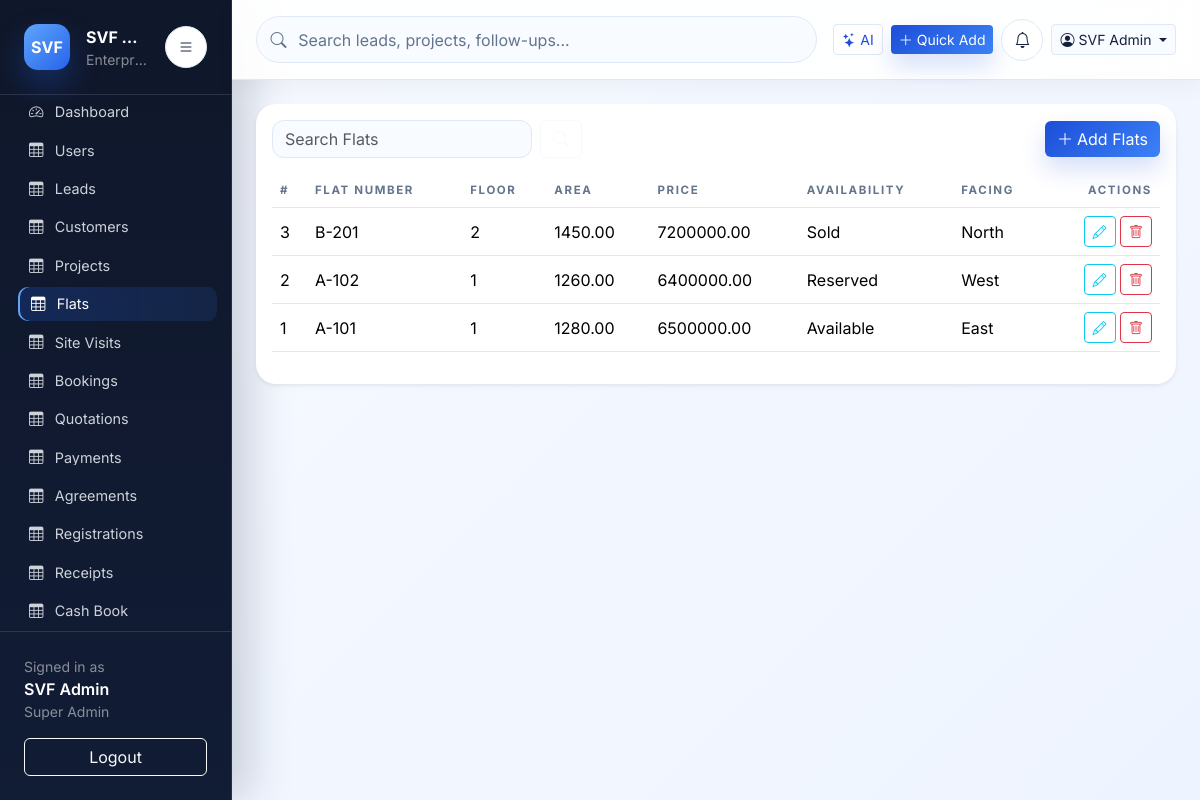
The app's page /flats/index.php (signed in) with its own data.
### tables this page shows
CREATE TABLE IF NOT EXISTS flats (
    id BIGINT UNSIGNED AUTO_INCREMENT PRIMARY KEY,
    project_id BIGINT UNSIGNED NULL,
    flat_number VARCHAR(50) NOT NULL,
    floor VARCHAR(50) NULL,
    area DECIMAL(12,2) NULL,
    facing VARCHAR(50) NULL,
    price DECIMAL(14,2) NULL,
    parking VARCHAR(100) NULL,
    availability VARCHAR(20) NOT NULL DEFAULT 'Available',
    image_path VARCHAR(255) NULL,
    created_at DATETIME NOT NULL DEFAULT CURRENT_TIMESTAMP,
    updated_at DATETIME NOT NULL DEFAULT CURRENT_TIMESTAMP ON UPDATE CURRENT_TIMESTAMP,
    INDEX idx_flats_project (project_id),
    INDEX idx_flats_availability (availability),
    CONSTRAINT fk_flats_project FOREIGN KEY (project_id) REFERENCES projects(id) ON DELETE SET NULL
);

### flats/index.php (called while the page is built, shortened)
<?php
require_once __DIR__ . '/../includes/module-handler.php';

### includes/functions.php (called while the page is built, shortened)
<?php
function env(string $key, mixed $default = null): mixed
{
    $value = $_ENV[$key] ?? getenv($key);
    return $value === false || $value === null || $value === '' ? $default : $value;
}
function config(string $key, mixed $default = null): mixed
{
    static $cache = [];
    [$file, $path] = array_pad(explode('.', $key, 2), 2, null);
    if (!isset($cache[$file])) {
        $configPath = __DIR__ . '/../config/' . $file . '.php';
        $cache[$file] = is_file($configPath) ? require $configPath : [];
    }
    if ($path === null) {
        return $cache[$file];
    }
    $value = $cache[$file];
    foreach (explode('.', $path) as $segment) {
        if (!is_array($value) || !array_key_exists($segment, $value)) {
            return $default;
        }
        $value = $value[$segment];
    }
    return $value;
}
function app_url(string $path = ''): string
{
    $base = rtrim((string)env('APP_URL', ''), '/');
    return $base . '/' . ltrim($path, '/');
}
function asset(string $path): string
{
    return app_url('assets/' . ltrim($path, '/'));
}
function e(mixed $value): string
{
    return htmlspecialchars((string)$value, ENT_QUOTES, 'UTF-8');
}
function current_user(): ?array
{
    return $_SESSION['user'] ?? null;
}
function current_script_folder(): string
{
    $scriptName = str_replace('\\', '/', $_SERVER['SCRIPT_NAME'] ?? '');
    return basename(dirname($scriptName));
}
function nav_active(array|string $folders): string
{
    $folders = (array)$folders;
    return in_array(current_script_folder(), $folders, true) ? 'active' : '';
}
function module_url(string $module, string $page = 'index.php', array $params = []): string
{
    $path = trim($module, '/') . '/' . ltrim($page, '/');
    if ($params) {
        $path .= '?' . http_build_query($params);
    }
    return app_url($path);
}

### config/app.php (called while the page is built, shortened)
<?php
return [
    'name' => env('APP_NAME', 'SVF Homes AI CRM'),
    'env' => env('APP_ENV', 'production'),
    'debug' => filter_var(env('APP_DEBUG', false), FILTER_VALIDATE_BOOL),
    'url' => env('APP_URL', ''),
    'timezone' => 'Asia/Kolkata',
    'currency' => 'INR',
    'currency_symbol' => '₹',
];

### config/permissions.php (called while the page is built, shortened)
<?php
return [
    'labours' => ['Super Admin', 'Admin', 'HR', 'Project Manager', 'Site Engineer', 'Supervisor'],
    'contractors' => ['Super Admin', 'Admin', 'HR', 'Project Manager', 'Site Engineer', 'Supervisor'],
    'labour_management' => ['Super Admin', 'Admin', 'HR', 'Project Manager', 'Site Engineer', 'Supervisor'],
    'employees' => ['Super Admin', 'Admin', 'HR'],
    'leave_requests' => ['Super Admin', 'Admin', 'HR'],
    'payrolls' => ['Super Admin', 'Admin', 'HR', 'Accountant'],
    'suppliers' => ['Super Admin', 'Admin', 'Project Manager', 'Accountant'],
    'materials' => ['Super Admin', 'Admin', 'Project Manager', 'Site Engineer'],
    'inventories' => ['Super Admin', 'Admin', 'Project Manager', 'Site Engineer'],
    'purchases' => ['Super Admin', 'Admin', 'Project Manager', 'Accountant'],
    'tasks' => ['Super Admin', 'Admin', 'Project Manager', 'Site Engineer', 'Supervisor'],
    'meetings' => ['Super Admin', 'Admin', 'Project Manager', 'Sales Manager', 'HR'],
    'sop_templates' => ['Super Admin', 'Admin', 'HR', 'Project Manager'],
    'sops' => ['Super Admin', 'Admin', 'HR', 'Project Manager'],
    'settings' => ['Super Admin', 'Admin'],
    'audit_logs' => ['Super Admin', 'Admin'],
    'land_acquisition' => ['Super Admin', 'Admin', 'Director', 'Land Manager', 'Legal Team', 'Accounts', 'Sales Manager', 'Employee', 'Site Engineer'],
];

### config/database.php (called while the page is built, shortened)
<?php
return [
    'host' => env('DB_HOST', '127.0.0.1'),
    'port' => env('DB_PORT', '3306'),
    'database' => env('DB_DATABASE', 'svf_homes_ai_crm'),
    'username' => env('DB_USERNAME', 'root'),
    'password' => env('DB_PASSWORD', ''),
    'charset' => 'utf8mb4',
];

### includes/module-handler.php (the view, shortened to what this page needs)
<?php
$scriptName = str_replace('\\', '/', $_SERVER['SCRIPT_NAME'] ?? '');
$modules = config('resources', []);
$moduleKey = $moduleKey ?? basename(dirname($scriptName));
$action = $action ?? pathinfo(basename($scriptName), PATHINFO_FILENAME);
$module = $modules[$moduleKey];
$db = \App\Core\Database::connection();
$table = $module['table'];
$fields = $module['fields'];
$columns = $module['columns'] ?? array_map(static fn(array $field) => $field['name'], $fields);
include __DIR__ . '/header.php';
if ($action !== 'delete') {
    include __DIR__ . '/sidebar.php';
    echo '<div class="crm-main flex-grow-1">';
    include __DIR__ . '/navbar.php';
    echo '<div class="container-fluid p-4">';
}
if ($action === 'index') {
    $search = trim((string)($_GET['q'] ?? ''));
    $sql = 'SELECT * FROM `' . $table . '`';
    $params = [];
    $sql .= ' ORDER BY id DESC LIMIT 200';
    $statement = $db->prepare($sql);
    $statement->execute($params);
    $records = $statement->fetchAll();
    ?>
    <div class="card crm-card border-0 shadow-sm">
        <div class="card-body">
            <div class="d-flex flex-wrap gap-2 justify-content-between align-items-center mb-3">
                <form class="d-flex gap-2" method="get">
                    <input type="search" name="q" value="<?= e($search) ?>" class="form-control" placeholder="Search <?= e($module['label']) ?>">
                    <button class="btn btn-outline-light" type="submit"><i class="bi bi-search"></i></button>
                </form>
                <a class="btn btn-accent" href="<?= e(module_url($moduleKey, 'add.php')) ?>"><i class="bi bi-plus-lg me-1"></i>Add <?= e($module['label']) ?></a>
            </div>
            <div class="table-responsive">
                <table class="table table-hover align-middle">
                    <thead>
                    <tr>
                        <th>#</th>
                        <?php foreach ($columns as $column): ?>
                            <th><?= e(ucwords(str_replace('_', ' ', $column))) ?></th>
                        <?php endforeach; ?>
                        <th class="text-end">Actions</th>
                    </tr>
                    </thead>
                    <tbody>
                    <?php foreach ($records as $row): ?>
                        <tr>
                            <td><?= e($row['id']) ?></td>
                            <?php foreach ($columns as $column): ?>
                                <td><?= e($row[$column] ?? '-') ?></td>
                            <?php endforeach; ?>
                            <td class="text-end">
                                <a href="<?= e(module_url($moduleKey, 'edit.php', ['id' => $row['id']])) ?>" class="btn btn-sm btn-outline-info"><i class="bi bi-pencil"></i></a>
                                <a href="<?= e(module_url($moduleKey, 'delete.php', ['id' => $row['id']])) ?>" class="btn btn-sm btn-outline-danger"><i class="bi bi-trash"></i></a>
                            </td>
                        </tr>
                    <?php endforeach; ?>
                    </tbody>
                </table>
            </div>
        </div>
    </div>
    <?php
}
    ?>
    <?php
if ($action !== 'delete') {
    echo '</div></div>';
}
include __DIR__ . '/footer.php';

### includes/header.php (shortened to what this page needs)
<?php
$authPage = $authPage ?? false;
$currentUser = current_user();
?>
<!doctype html>
<html lang="en">
<head>
    <link href="https://cdn.jsdelivr.net/npm/bootstrap@5.3.3/dist/css/bootstrap.min.css" rel="stylesheet">
    <link href="https://cdn.jsdelivr.net/npm/bootstrap-icons@1.11.3/font/bootstrap-icons.min.css" rel="stylesheet">
    <link href="https://cdn.jsdelivr.net/npm/boxicons@2.1.4/css/boxicons.min.css" rel="stylesheet">
    <link href="<?= e(asset('css/app.css')) ?>" rel="stylesheet">
</head>
<body class="<?= $authPage ? 'auth-shell' : 'crm-shell' ?>">
<?php if ($authPage): ?>
<div class="auth-shell-bg"></div>
<?php else: ?>
<div class="d-flex min-vh-100 crm-layout">
<?php endif; ?>

### includes/sidebar.php (shortened to what this page needs)
<?php
$resources = config('resources');
$menu = [
    ['key' => 'dashboard', 'label' => 'Dashboard', 'icon' => 'bi-speedometer2', 'url' => module_url('dashboard')],
];
foreach ($resources as $resourceKey => $resourceMeta) {
    $menu[] = [
        'key' => $resourceKey,
        'label' => $resourceMeta['label'] ?? ucfirst($resourceKey),
        'icon' => 'bi-table',
        'url' => app_url($resourceMeta['route'] ?? '/' . ltrim($resourceKey, '/')),
    ];
}
$menu = array_merge($menu, [
    ['key' => 'reports', 'label' => 'Reports', 'icon' => 'bi-bar-chart-line', 'url' => app_url('/reports')],
    ['key' => 'ai', 'label' => 'AI Assistant', 'icon' => 'bi-stars', 'url' => app_url('/ai')],
    ['key' => 'users', 'label' => 'Users', 'icon' => 'bi-person-badge', 'url' => app_url('/users')],
    ['key' => 'settings', 'label' => 'Settings', 'icon' => 'bi-gear', 'url' => app_url('/settings')],
]);
?>
<aside class="crm-sidebar d-flex flex-column">
    <div class="sidebar-brand d-flex align-items-center justify-content-between gap-3 px-4 py-4">
        <a class="d-flex align-items-center gap-3 text-decoration-none" href="<?= e(module_url('dashboard')) ?>">
            <div class="brand-mark">SVF</div>
            <div class="brand-copy">
                <div class="fw-bold text-white"><?= e(config('app.name', 'SVF Homes AI CRM')) ?></div>
                <div class="small text-white-50">Enterprise CRM</div>
            </div>
        </a>
        <button class="btn btn-icon sidebar-toggle d-none d-lg-flex" type="button" aria-label="Toggle sidebar">
            <i class="bi bi-list"></i>
        </button>
    </div>
    <div class="px-3 pb-3 flex-grow-1 overflow-auto">
        <div class="nav nav-pills flex-column gap-1">
            <?php foreach ($menu as $item): ?>
                <?php $active = nav_active($item['key']); ?>
                <a class="nav-link crm-nav-link <?= $active ?>" href="<?= e($item['url']) ?>">
                    <i class="bi <?= e($item['icon']) ?>"></i><span class="nav-label"><?= e($item['label']) ?></span>
                </a>
            <?php endforeach; ?>
        </div>
    </div>
    <div class="sidebar-footer p-4">
        <div class="small text-white-50">Signed in as</div>
        <div class="fw-semibold text-white"><?= e($currentUser['name'] ?? 'Guest') ?></div>
        <div class="small text-white-50 mb-3"><?= e($currentUser['role'] ?? '') ?></div>
        <a class="btn btn-outline-light w-100" href="<?= e(module_url('auth', 'logout.php')) ?>">Logout</a>
    </div>
</aside>

### includes/navbar.php (shortened to what this page needs)
<header class="crm-topbar px-3 px-lg-4 py-3 d-flex align-items-center justify-content-between gap-3">
    <div class="d-flex align-items-center gap-2 flex-grow-1">
        <div class="search-shell flex-grow-1">
            <i class="bi bi-search text-muted"></i>
            <input type="text" placeholder="Search leads, projects, follow-ups...">
        </div>
    </div>
    <div class="d-flex align-items-center gap-2">
        <a class="btn btn-outline-primary btn-sm d-none d-md-inline-flex" href="<?= e(module_url('ai')) ?>"><i class="bi bi-stars me-1"></i>AI</a>
        <a class="btn btn-accent btn-sm" href="<?= e(module_url('leads', 'add.php')) ?>"><i class="bi bi-plus-lg me-1"></i>Quick Add</a>
        <div class="topbar-icon"><i class="bi bi-bell"></i></div>
        <div class="dropdown">
            <button class="btn btn-glass btn-sm dropdown-toggle" data-bs-toggle="dropdown" type="button">
                <i class="bi bi-person-circle me-1"></i><?= e($currentUser['name'] ?? 'Account') ?>
            </button>
        </div>
    </div>
</header>

### includes/footer.php (shortened to what this page needs)
<?php if (!($authPage ?? false)): ?>
</div>
<?php else: ?>
    </div>
<?php endif; ?>
</body>
</html>

### records on screen
flats: id "3", flat_number "B-201", floor "2", area "1450.00", price "7200000.00", availability "Sold", facing "North"
flats: id "2", flat_number "A-102", floor "1", area "1260.00", price "6400000.00", availability "Reserved", facing "West"
flats: id "1", flat_number "A-101", floor "1", area "1280.00", price "6500000.00", availability "Available", facing "East"

### other values on screen
config('app.name', 'SVF Homes AI CRM') "SVF…"
$item['label'] "Dashboard"
$item['label'] "Users"
$item['label'] "Leads"
$item['label'] "Customers"
$item['label'] "Projects"
$item['label'] "Flats"
$item['label'] "Site Visits"
$item['label'] "Bookings"
$item['label'] "Quotations"
$item['label'] "Payments"
$item['label'] "Agreements"
$item['label'] "Registrations"
$item['label'] "Receipts"
$item['label'] "Cash Book"
